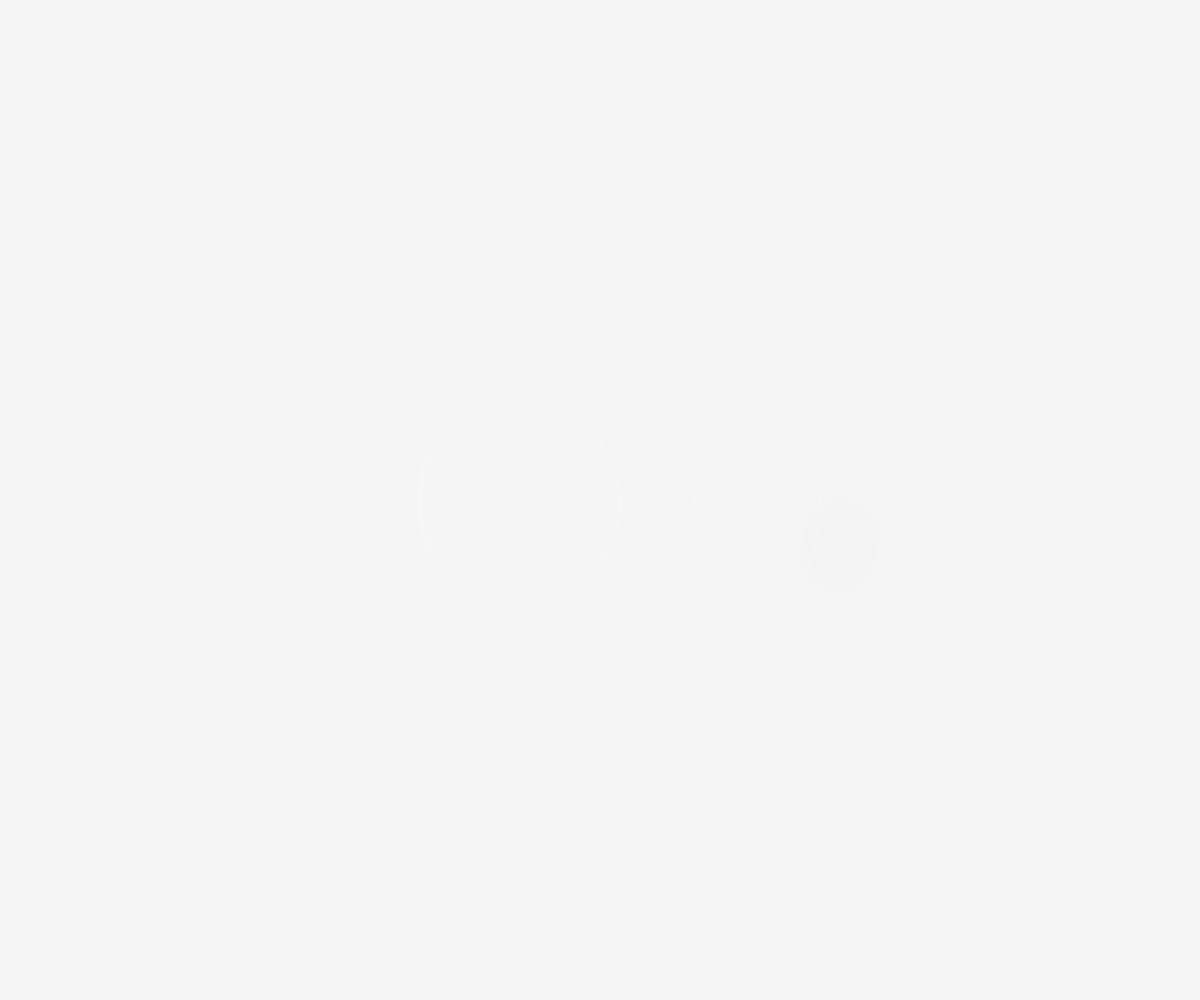
Frame 1 (no input)
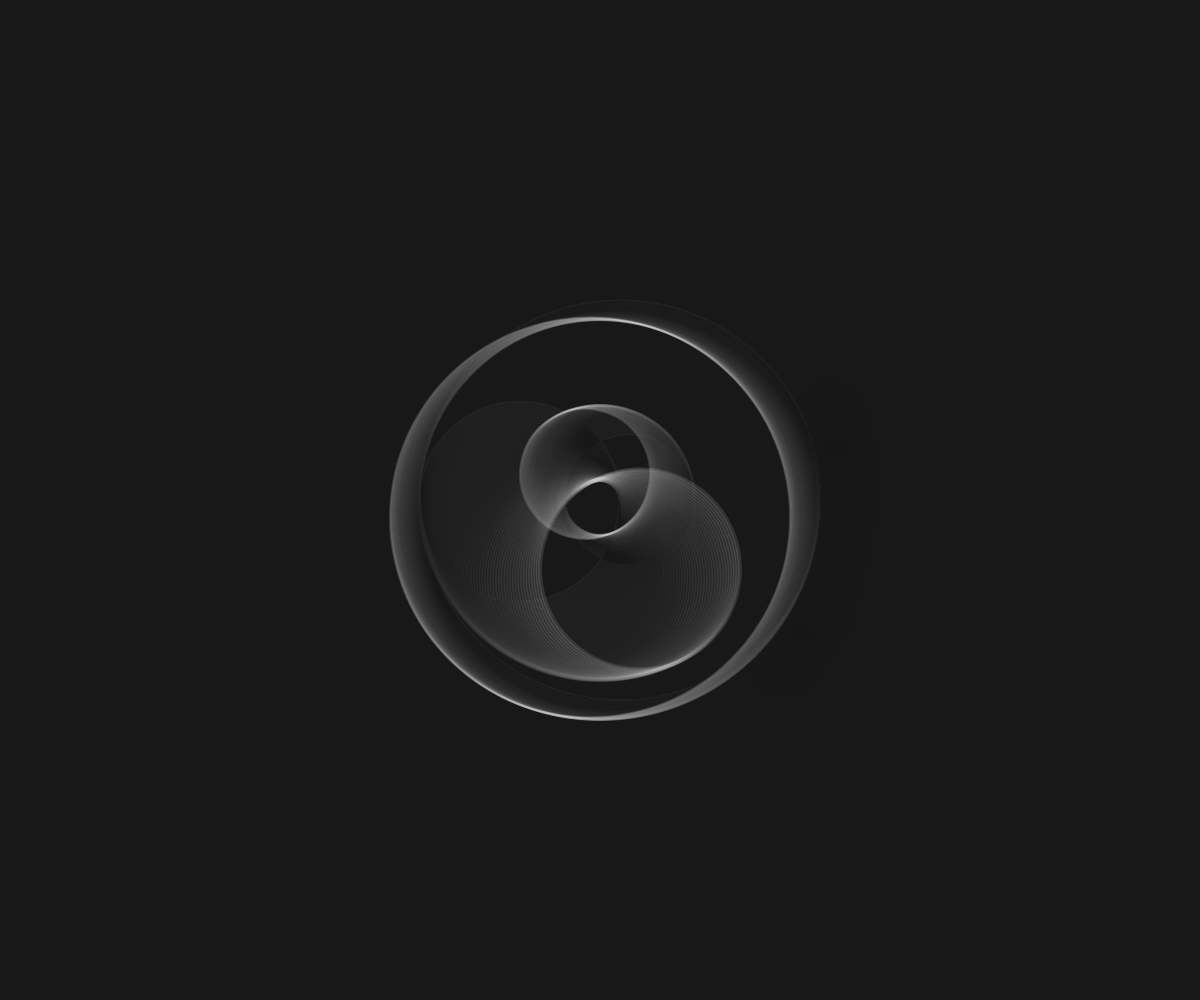
Frame 60 (no input)
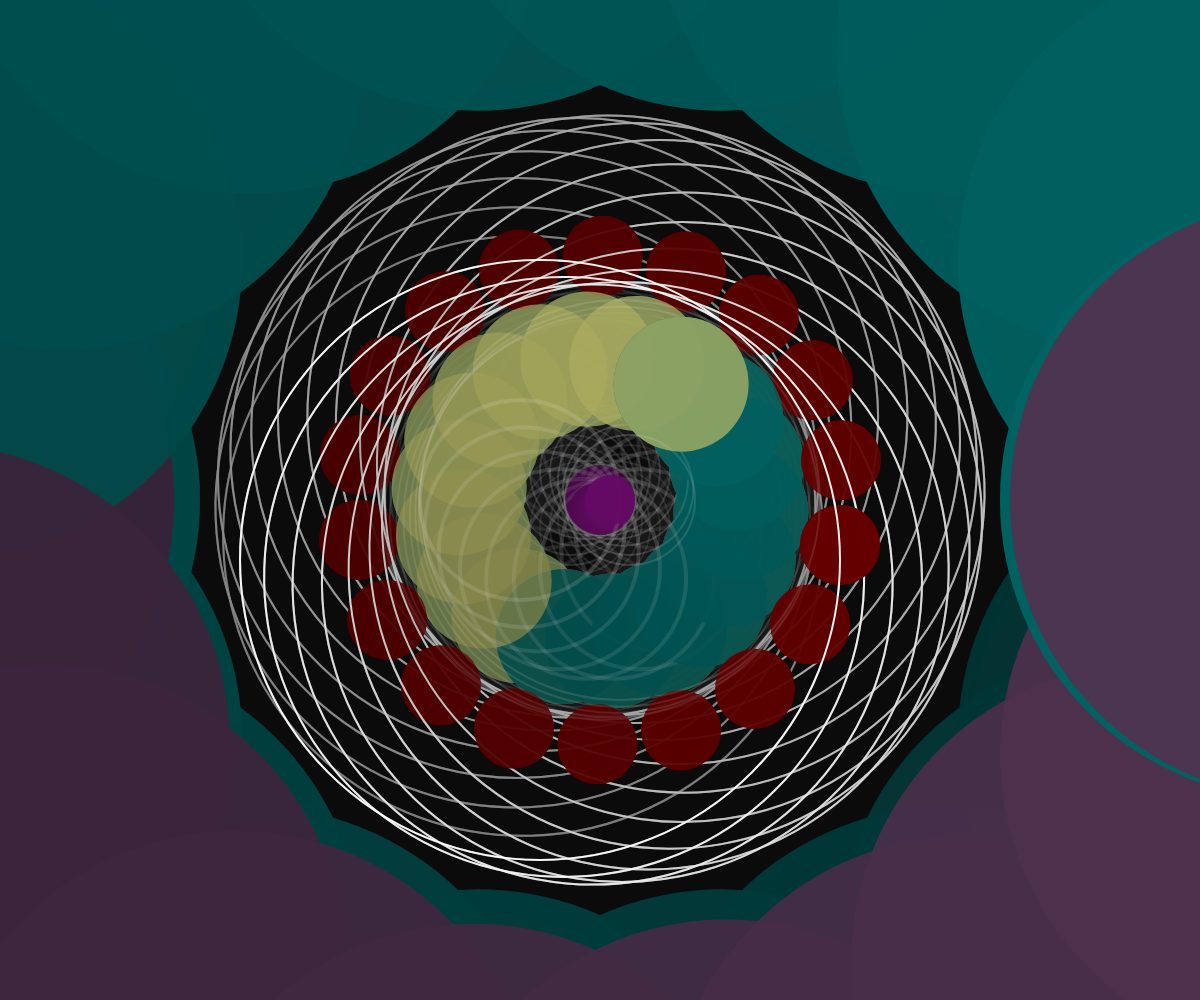
Frame 120 (the mouse pressed at the canvas centre since frame 60)

The p5.js sketch that drew these frames (run headless with seeded random() and noise() and a simulated clock; from frame 60 on, the mouse is pressed at the canvas centre):

// p5.js sketch
// ── sketch.js
let winkel = 0; // Startwinkel für Quadrat
let threshold = 300;

function setup() {
  createCanvas(windowWidth, windowHeight);
  rectMode(CENTER);
  angleMode(DEGREES);
  textAlign(CENTER, CENTER);
}

function draw() {
  background(0, 0, 0, 10);

  // Drehgeschwindigkeit
  let maxDist = dist(width / 2, height / 2, 0, 0);
  let aktuelleDist = dist(mouseX, mouseY, width / 2, height / 2);

  let speedFactor = map(aktuelleDist, 0, maxDist, 20, -2);
  winkel += speedFactor;


  let zentrifugalKraft = map(aktuelleDist, 0, maxDist, 255, 1);
  zentrifugalKraft = random(50);


  let alpha = map(aktuelleDist, 0, maxDist, 240, 1);


  // Kreis rot gegenuhrzeigersinn
  push();
  translate(width / 2, height / 2);
  rotate(winkel);
  noStroke();
  fill(100, 0, 0, alpha);
  ellipse(240, 45, 80, 80);
  pop();

  // Kreis rot uhrzeigersinn
  push();
  translate(width / 2, height / 2);
  rotate(-winkel);
  noStroke();
  fill(100, 0, 0, alpha);
  ellipse(240, 45, 80, 80);
  pop();

  // Kreis blaugrün
  push();
  translate(width / 2, height / 2);
  rotate(-winkel - 100);
  noStroke();
  fill(0, 100, 100, alpha - 20);
  ellipse(100, 100, 135, 135);
  pop();

  // Kreis blaugrün
  push();
  translate(width / 2, height / 2);
  rotate(winkel - 100);
  noStroke();
  fill(180, 180, 100, alpha - 50);
  ellipse(100, 100, 135, 135);
  pop();

  // Kreis weiss
  push();
  translate(width / 2, height / 2);
  rotate(winkel);
  fill(255, 255, 255, 0);
  stroke(255, 255, 255, 30);
  strokeWeight(2);
  ellipse(30, 0, 130, 130);
  pop();

  // Kreis weiss gross
  push();
  translate(width / 2, height / 2);
  rotate(-winkel);
  fill(255, 255, 255, 0);
  stroke(255, 255, 255, 30);
  strokeWeight(2);
  ellipse(20, 0, 400, 400);
  pop();

  // Kreis weiss mittel
  push();
  translate(width / 2, height / 2);
  rotate(winkel);
  fill(255, 255, 255, 0);
  stroke(255, 255, 255, 30);
  strokeWeight(4);
  ellipse(-80, 0, 200, 200);
  pop();


  //plan: ab einer gewissen Nähe entsteht eine neue Form, die rotiert
  if (aktuelleDist < threshold) {
    push();
    translate(width / 2, height / 2);
    rotate(-winkel);
    noStroke();
    fill(100, 10, 100, alpha);
    ellipse(10, 0, 50, 50);
    pop();
  }

  if (aktuelleDist < threshold) {
    push();
    translate(width / 2, height / 2);
    rotate(winkel);
    noStroke();
    fill(0, 100, 100, alpha);
    ellipse(700, 0, 600, 600);
    pop();
  }

  if (aktuelleDist < threshold) {
    push();
    translate(width / 2, height / 2);
    rotate(-winkel);
    noStroke();
    fill(80, 50, 80, alpha);
    ellipse(700 + zentrifugalKraft, 0, 600, 600);
    pop();
  }

  if (aktuelleDist < threshold) {
    push();
    translate(width / 2, height / 2);
    rotate(winkel);
    fill(255, 255, 255, 0);
    stroke(255, 255, 255, alpha);
    strokeWeight(2);
    ellipse(-60, 60, 600, 600);
    pop();
  }

}
